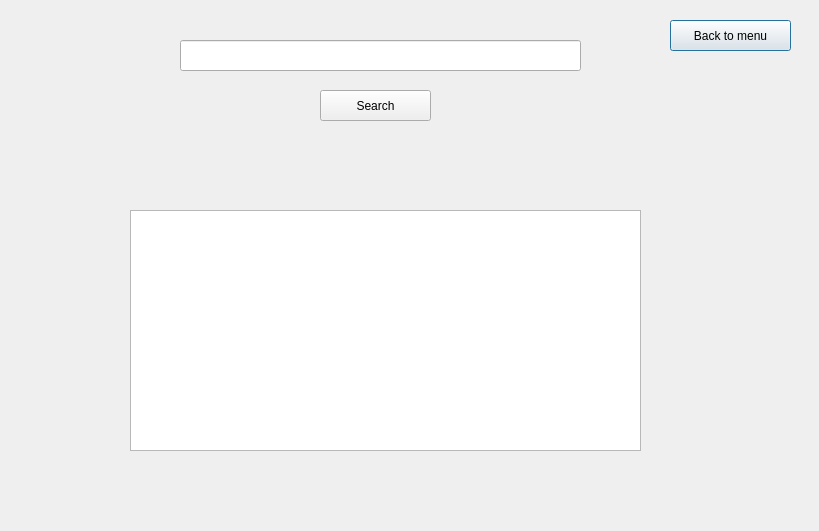
<?xml version="1.0" encoding="UTF-8"?>
<ui version="4.0">
 <class>SearchWithWords</class>
 <widget class="QDialog" name="SearchWithWords">
  <property name="geometry">
   <rect>
    <x>0</x>
    <y>0</y>
    <width>819</width>
    <height>531</height>
   </rect>
  </property>
  <property name="windowTitle">
   <string>Dialog</string>
  </property>
  <widget class="QLabel" name="label">
   <property name="geometry">
    <rect>
     <x>-3</x>
     <y>-5</y>
     <width>831</width>
     <height>541</height>
    </rect>
   </property>
   <property name="text">
    <string/>
   </property>
  </widget>
  <widget class="QPushButton" name="back">
   <property name="geometry">
    <rect>
     <x>670</x>
     <y>20</y>
     <width>121</width>
     <height>31</height>
    </rect>
   </property>
   <property name="text">
    <string>Back to menu</string>
   </property>
  </widget>
  <widget class="QLineEdit" name="text">
   <property name="geometry">
    <rect>
     <x>180</x>
     <y>40</y>
     <width>401</width>
     <height>31</height>
    </rect>
   </property>
  </widget>
  <widget class="QPushButton" name="search">
   <property name="geometry">
    <rect>
     <x>320</x>
     <y>90</y>
     <width>111</width>
     <height>31</height>
    </rect>
   </property>
   <property name="text">
    <string>Search</string>
   </property>
  </widget>
  <widget class="QLabel" name="lineEdit">
   <property name="geometry">
    <rect>
     <x>120</x>
     <y>140</y>
     <width>541</width>
     <height>41</height>
    </rect>
   </property>
   <property name="text">
    <string/>
   </property>
  </widget>
  <widget class="QTextEdit" name="textEdit">
   <property name="geometry">
    <rect>
     <x>130</x>
     <y>210</y>
     <width>511</width>
     <height>241</height>
    </rect>
   </property>
  </widget>
 </widget>
 <resources/>
 <connections/>
</ui>
